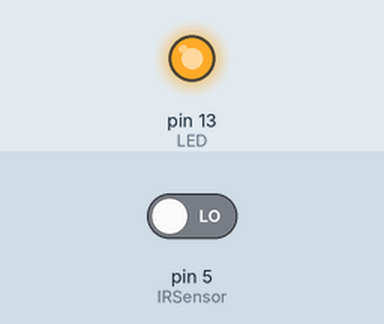
This sketch was run on a simulated Arduino Uno, built with avr-gcc and run on an emulated ATmega328P. Shown: output pins drawn as LEDs (lit = HIGH). Inputs (shaded band) come from the test bench; at power-on: pin 5 (IRSensor) LOW.

Above: at 1.2 s.
1.3 s: pin 5 (IRSensor) driven HIGH
At 1.6 s:
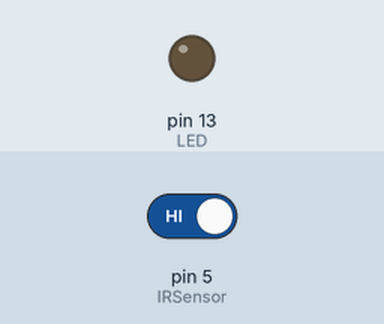
2.8 s: pin 5 (IRSensor) driven LOW
At 3.9 s:
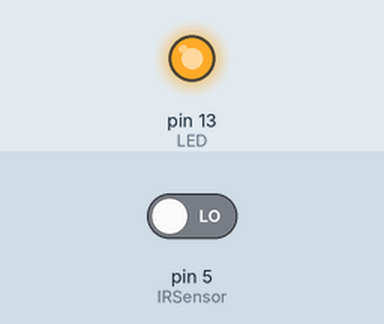
Timing chart, 0 to 5.8 s (numbered marks = the images above; inputs shaded):
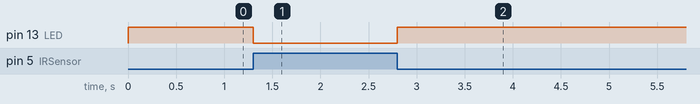

Measured:
- after the input at 1.3 s, pin 13 (LED): HIGH → LOW at once
- after the input at 2.8 s, pin 13 (LED): LOW → HIGH at once

The sketch:

IR_SENSOR.ino
```cpp
int IRSensor = 5; // connect ir sensor to arduino pin 2
int LED = 13; // conect Led to arduino pin 13


void setup()
{


  pinMode (IRSensor, INPUT); // sensor pin INPUT
  pinMode (LED, OUTPUT); // Led pin OUTPUT
}

void loop(){
  int sensorStatus = digitalRead(IRSensor); // Set the GPIO as Input
  if (sensorStatus == 1) // Check if the pin high or not
  {
    // if the pin is high turn off the onboard Led
    digitalWrite(LED, LOW); // LED LOW
    Serial.println("Motion Detected!"); // print Motion Detected! on the serial monitor window
  }
  else  {
    //else turn on the onboard LED
    digitalWrite(LED, HIGH); // LED High
    Serial.println("Motion Ended!"); // print Motion Ended! on the serial monitor window
  }

}
```
